Frame 1 (no input): blank canvas, image omitted
Frame 60 (the mouse pressed at the canvas centre just before this capture): blank canvas, image omitted
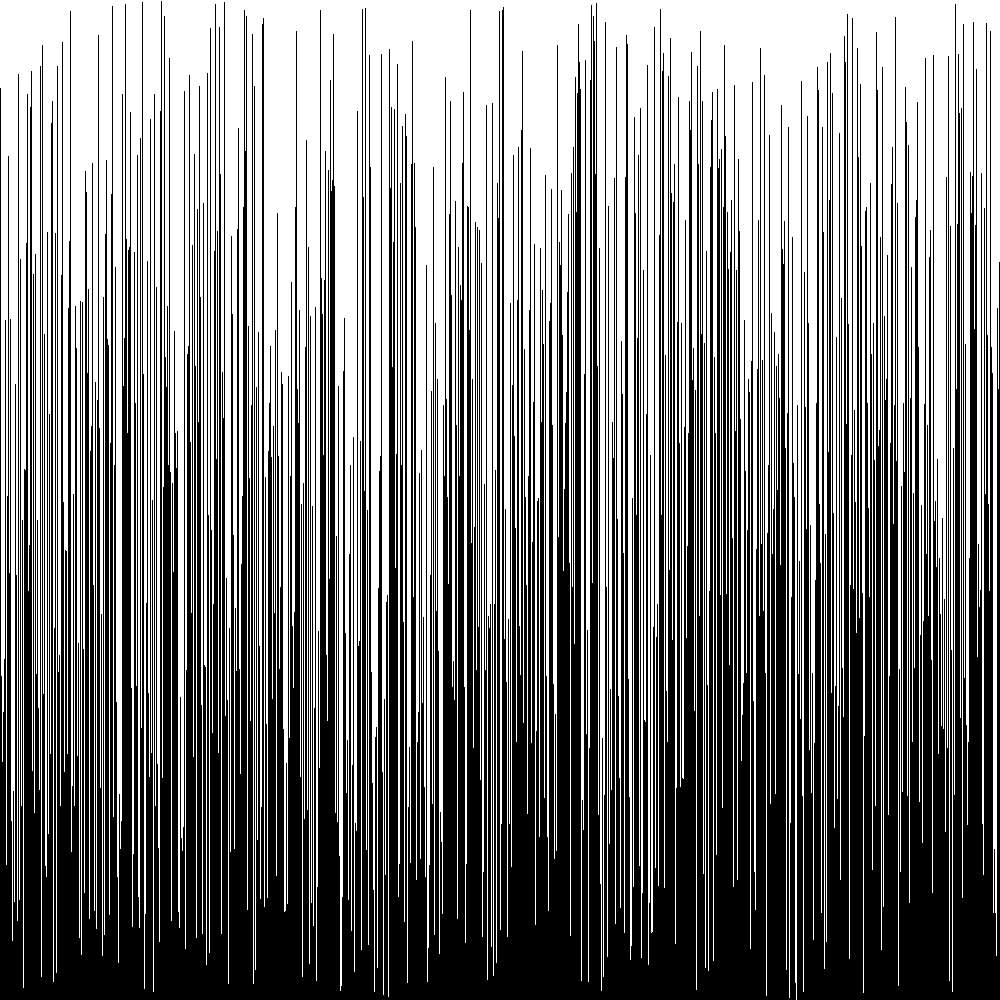
Frame 120 (the mouse held since frame 60 and released just before this capture)

The Processing sketch whose frames 1 and 60 were blank and that drew this single picture after the mouse press (run headless with seeded random() and noise(); from frame 60 on, the mouse is pressed at the canvas centre):

// Processing sketch: visualarraysorter
// ── visualarraysorter.pde
/* Copy the code into a new Processing sketch and complete then steps. */

//1. create an array of ints. don't initialize it yet.
int[] array;

void setup() {
  //2. set the size of your window
  size(1000,1000);

  //3. initialize your array with the built in width variable
array = new int[width];
  
  //4. initialize the ints in the array with random numbers

  //   from 0 to the built in height variable
  

  //5. call the noStroke() method
  noStroke();
}

void draw() {
  //6. set the background color with background(r, g, b);
 // background(#117AD3);
 background(255,255,255);

  //7. set the color for your graph
//fill(#46D83F);
fill(0,0,0);

  //8. draw a rectangle for each int in your array.
  for(int i = 0; i < array.length; i++){
  rect(i,height,1,-array[i]);
  }
  //   the x value will be the index of the int
  //   the y value will the height variable
  //   the width is 1
  //   the height is negative the value of the int at that element in the array


  //9. call the stepSort method
  stepSort(array);

  //10. extract the code that randomizes the array into a method.
   
   

  //11. call the method you made in step 10 when the mouse is pressed
  if (mousePressed){
  ran();
  }
  
  
}

void stepSort(int[] arr) {
  for (int i = 1; i < arr.length; i++) {
    if (arr[i - 1] > arr[i]) {
      int t = arr[i];
      arr[i] = arr[i - 1];
      arr[i - 1] = t;
    }
  }
}
 void ran(){
 for(int i = 0; i< array.length; i++){
  array[i] =(int)random(height);
  }
}
